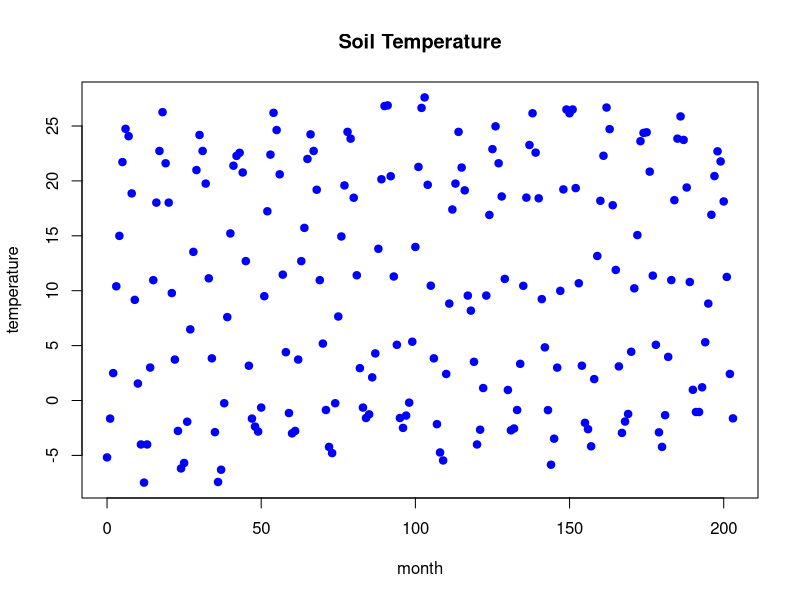
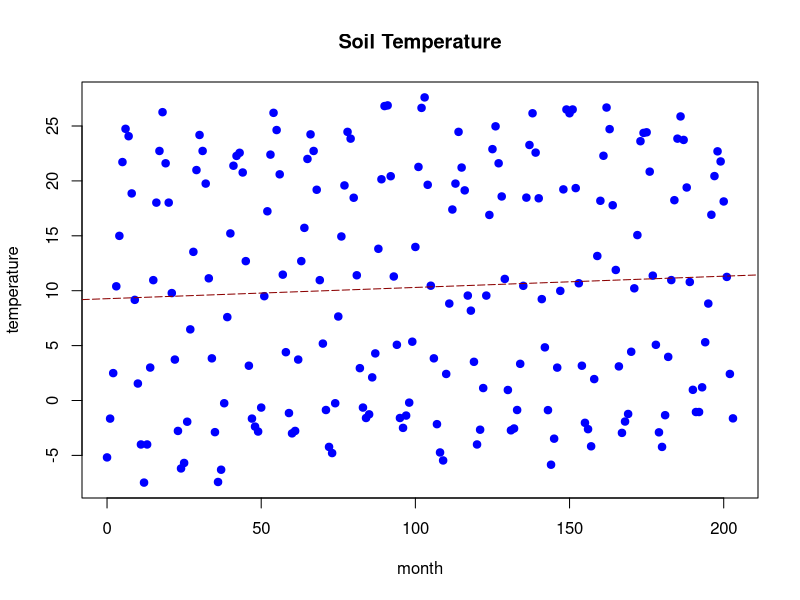
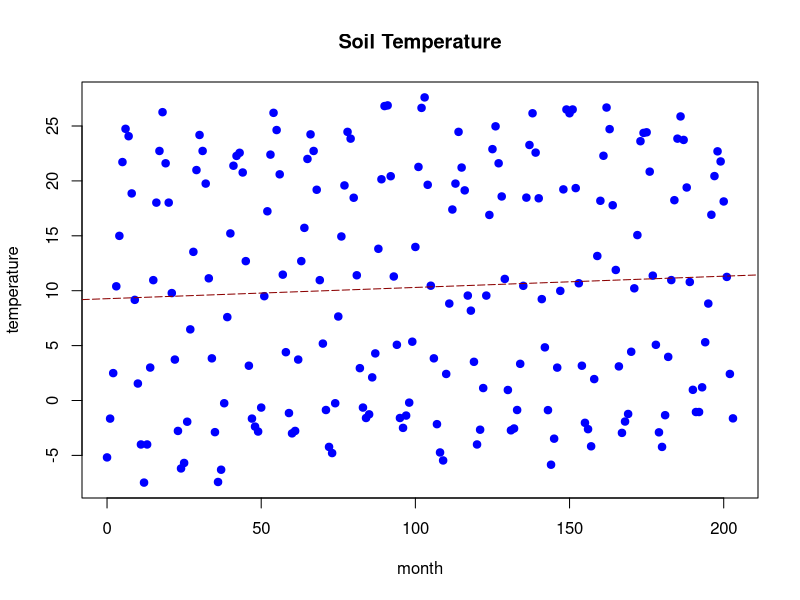
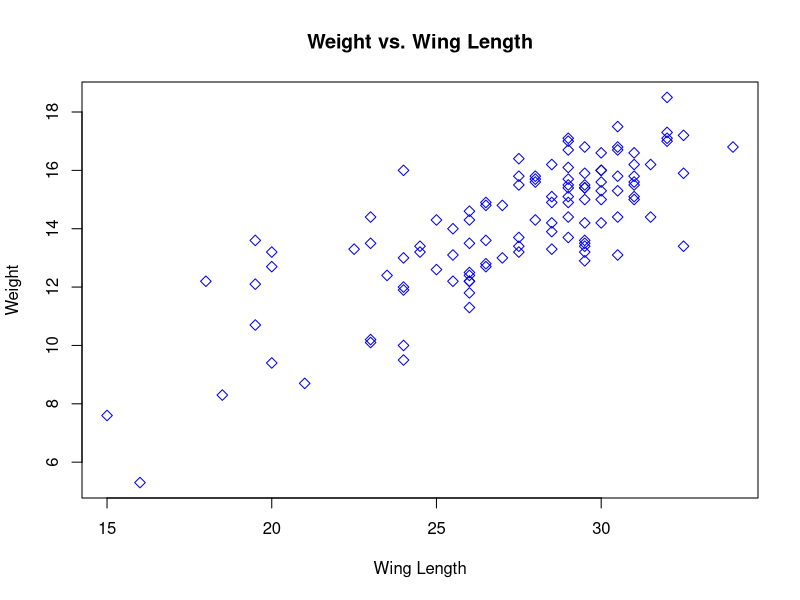
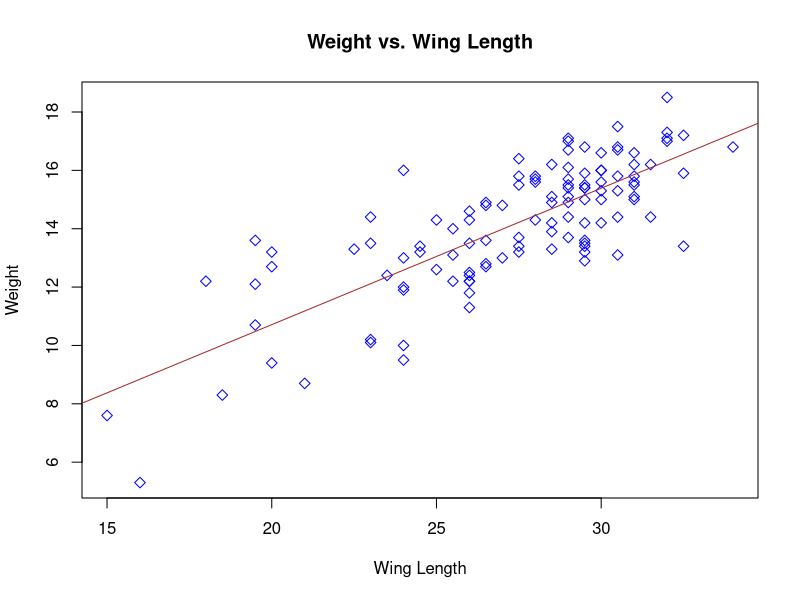
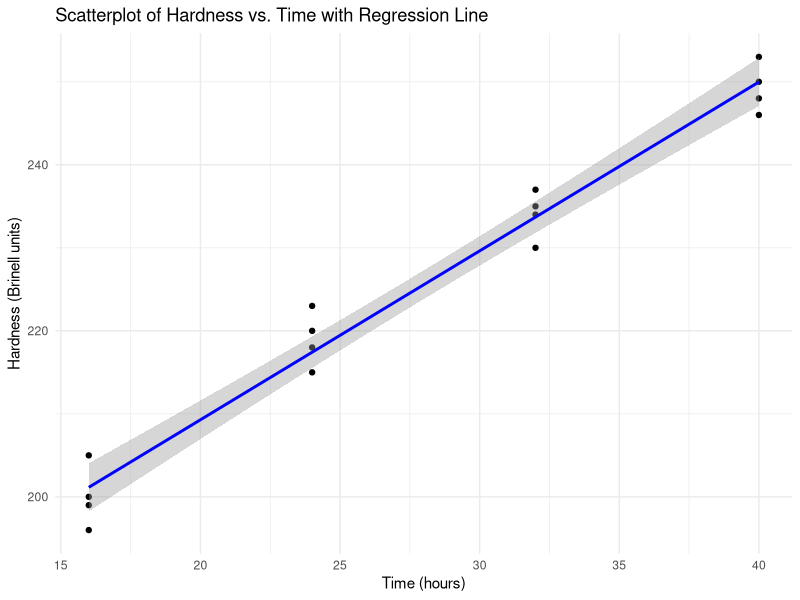

Here is the R script that generated these plots, in order:
## ---- chunk 1
knitr::opts_chunk$set(echo = TRUE,
                      eval=TRUE,
                      message=FALSE,
                      warning=FALSE)
## ---- chunk 2
library(readxl)
library(ggplot2)
setwd( dirname( rstudioapi::getActiveDocumentContext( )$path ) )
## ---- chunk 3
#Import the Data
mitchellData=read_excel("mitchell.xlsx")
## ---- chunk 4
plot(Temp~Month, data=mitchellData, pch=19, col='blue', 
     xlab='month', ylab='temperature', main='Soil Temperature')
## ---- chunk 5
mitchell.fit=lm(Temp~Month, mitchellData)
summary(mitchell.fit)
## ---- chunk 6
plot(Temp~Month, data=mitchellData, pch=19, col='blue', 
     xlab='month', ylab='temperature', main='Soil Temperature')
abline(mitchell.fit, col='darkred', lty=5)
## ---- chunk 7
plot(Temp~Month, data=mitchellData, pch=19, col='blue', 
     xlab='month', ylab='temperature', main='Soil Temperature')
intercept = summary(mitchell.fit)$coefficients[1]
slope = summary(mitchell.fit)$coefficients[2]
abline(intercept, slope, col='darkred', lty=5)
## ---- chunk 8
X = matrix(c(rep(1,204), mitchellData$Month), nrow=204)
y = mitchellData$Temp
betahat=solve(t(X) %*% X) %*% t(X) %*% y       
betahat
## ---- chunk 9
H = X %*% solve(t(X) %*% X) %*% t(X)
## ---- chunk 10
sparrows = read_excel("Sparrows.xls")
plot(Weight ~ WingLength, data = sparrows, pch = 5, col='blue', 
     xlab='Wing Length', ylab='Weight', main='Weight vs. Wing Length')
## ---- chunk 11
sparrows.fit=lm(Weight ~ WingLength, sparrows)
plot(Weight ~ WingLength, data = sparrows, pch = 5, col='blue', 
     xlab='Wing Length', ylab='Weight', main='Weight vs. Wing Length')
abline(sparrows.fit, col='brown', lty=)
## ---- chunk 12
summary(sparrows.fit)
## ---- chunk 13
plastic <- read_xlsx("Plastic.xlsx")
head(plastic)
## ---- chunk 14
# Run a linear regression model: Hardness vs. Time
model <- lm(Hardness ~ Time, data = plastic)
summary(model)
## ---- chunk 15
# Create a scatterplot with the regression line
ggplot(plastic, aes(x = Time, y = Hardness)) +
  geom_point() +  # This adds the scatterplot points
  geom_smooth(method = "lm", col = "blue") +  # This adds the regression line
  labs(x = "Time (hours)", y = "Hardness (Brinell units)", title = "Scatterplot of Hardness vs. Time with Regression Line") +
  theme_minimal()
## ---- chunk 16
# Display the coefficients of the model
coefficients(model)
## ---- chunk 17
summary_model <- summary(model)
summary_model$r.squared
## ---- chunk 18
# Create the design matrix
# Column of ones for the intercept, and the 'time' column
X <- cbind(1, plastic$Time)

# Set column names for clarity
colnames(X) <- c("Intercept", "Time")

# Print the design matrix
X
## ---- chunk 19
# Compute the hat matrix H = X(X'X)^{-1}X'
H <- X %*% solve(t(X) %*% X) %*% t(X)
H
## ---- chunk 20
Y <- plastic$Hardness

# Compute the Least Squares Coefficient Vector (beta hat)
beta_hat <- solve(t(X) %*% X) %*% (t(X) %*% Y)

# Compute the Vector of Fitted Values (Y hat)
Y_hat <- X %*% beta_hat

# Compute the Vector of Residuals (e)
residuals <- Y - Y_hat

# Compute the Sum of Squares Error (SSE)
SSE <- t(residuals) %*% residuals

# Print the results
print("Beta hat (Coefficients):")
print(beta_hat)
print("Y hat (Fitted Values):")
print(Y_hat)
print("Residuals:")
print(residuals)
print("Sum of Squares Error (SSE):")
print(SSE)
## ---- chunk 21
airfare = read_excel("airfare.xls")
airfare.fit = lm(price ~ distance - 1, data = airfare)
summary(airfare.fit)
